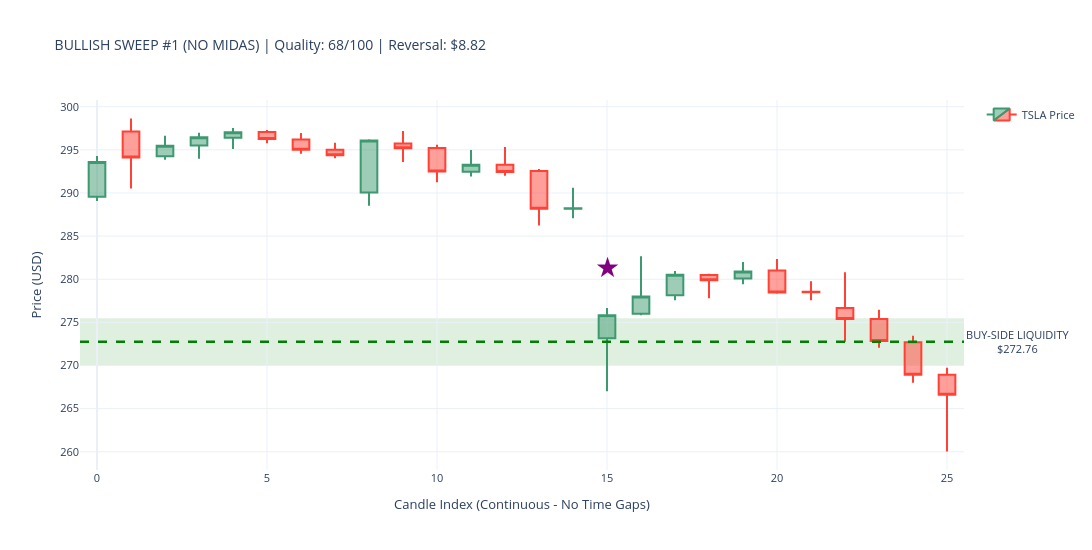
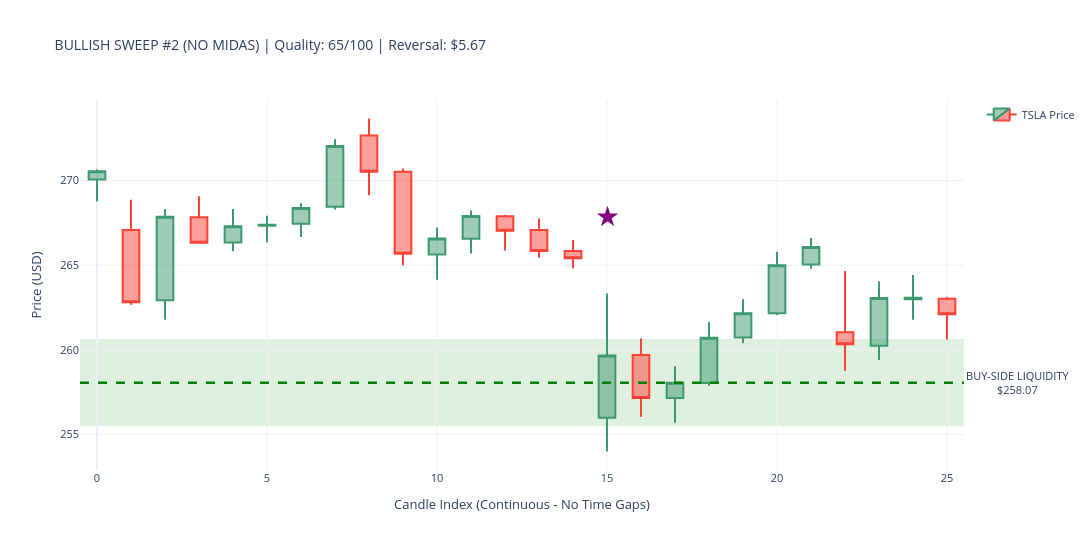
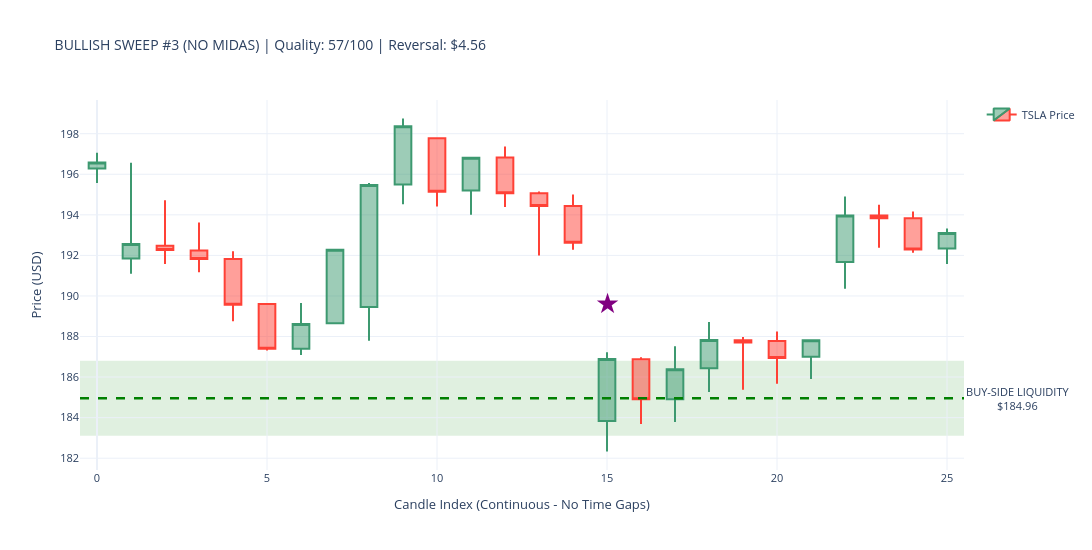
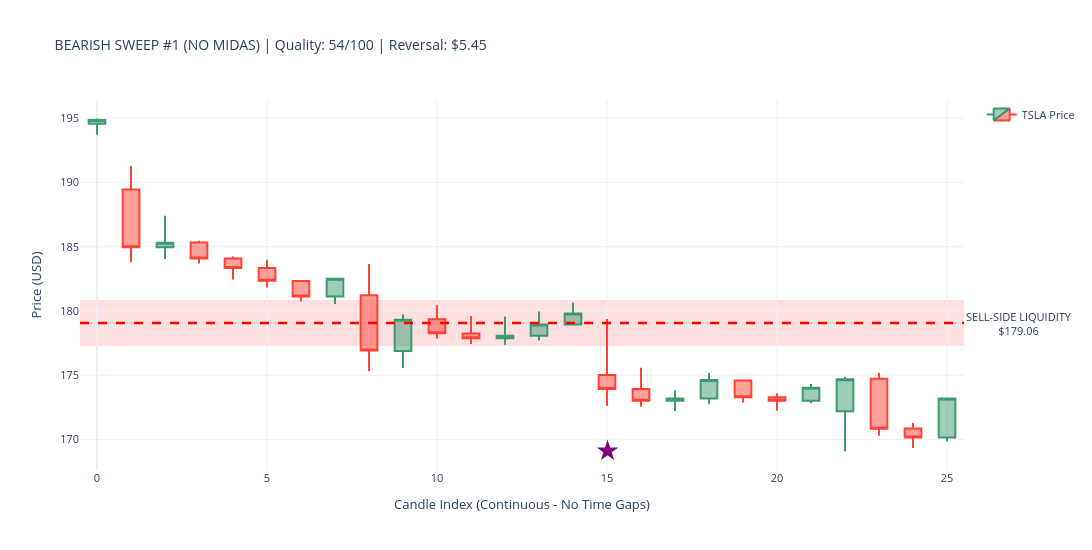

Notebook code cell kept with these figures, in order:
### Code cell
# ---------------------------------------------------------------------------
# SWEEP DETECTION CANDLESTICK VISUALIZATIONS WITH LIQUIDITY ZONES
# ---------------------------------------------------------------------------
# ---------------------------------------------------------------------------
# SAFETY CHECK - Ensure Part 8 has executed
# ---------------------------------------------------------------------------
required_vars = ['sweeps_hourly_no_midas', 'sweeps_hourly_with_midas', 'hourly_data']
missing_vars = [v for v in required_vars if v not in globals()]

if missing_vars:
    print(f"\n⚠ WARNING: Missing variables - {missing_vars}")
    print("Please execute Part 8 (Main Execution) cell first to generate sweeps and hourly_data.")
    print("Skipping visualization...")
else:
    print("\n✓ All required variables present. Proceeding with visualization...")

# Only run visualization if all variables are present
if not missing_vars:

    print("\n" + "=" * 70)
    print("VISUALIZING TOP SWEEPS - CANDLESTICK CHARTS WITH LIQUIDITY ZONES")
    print("=" * 70)

    import plotly.graph_objects as go

    # Use existing hourly_data from earlier analysis
    price_data = hourly_data.copy()
    print(f"\n✓ Analysing hourly data: {len(price_data)} candles")
    print(f"  Date range: {price_data['timestamp'].min().date()} to {price_data['timestamp'].max().date()}")

    # Debug: Check sweeps
    print(f"\nSweep data check:")
    print(f"  NO MIDAS: {len(sweeps_hourly_no_midas)} total sweeps")
    if len(sweeps_hourly_no_midas) > 0:
        print(f"    - Bullish: {(sweeps_hourly_no_midas['sweep_type']=='BULLISH').sum()}")
        print(f"    - Bearish: {(sweeps_hourly_no_midas['sweep_type']=='BEARISH').sum()}")
    
    print(f"  WITH MIDAS: {len(sweeps_hourly_with_midas)} total sweeps")
    if len(sweeps_hourly_with_midas) > 0:
        print(f"    - Bullish: {(sweeps_hourly_with_midas['sweep_type']=='BULLISH').sum()}")
        print(f"    - Bearish: {(sweeps_hourly_with_midas['sweep_type']=='BEARISH').sum()}")

    # Candlestick plotting function with liquidity zones
    def make_candlestick_chart_with_zones(price_df, sweep_timestamp, zone_level, sweep_type, chart_title):
        """
        Create candlestick chart with liquidity zone shading
        Uses arrow/marker notation for sweep detection point
        Plots candles continuously without time gaps
        """
        try:
            # Find closest candle to sweep time
            price_df_copy = price_df.copy()
            price_df_copy['ts_str'] = price_df_copy['timestamp'].astype(str).str[:10]
            sweep_ts_str = pd.to_datetime(sweep_timestamp).strftime('%Y-%m-%d')
        
            matching = price_df_copy[price_df_copy['ts_str'] == sweep_ts_str]
            if len(matching) == 0:
                return None
        
            sweep_idx = matching.index[0]
        
            # Get context: 15 before, 10 after
            # Convert index to position within price_df
            sweep_pos = price_df.index.get_loc(sweep_idx)
        
            # Get context: 15 before, 10 after
            start_pos = max(0, sweep_pos - 15)
            end_pos = min(len(price_df) - 1, sweep_pos + 10)
        
        
            subset = price_df.iloc[start_pos:end_pos+1].copy()
            
            # Create sequential index for continuous plotting (no time gaps)
            subset = subset.reset_index(drop=True)
            subset['candle_idx'] = range(len(subset))
            timestamp_labels = subset['timestamp'].dt.strftime('%Y-%m-%d %H:%M').values
        
            # Create figure with larger size using sequential x-axis
            fig = go.Figure(data=[go.Candlestick(
                x=subset['candle_idx'],
                open=subset['open'],
                high=subset['high'],
                low=subset['low'],
                close=subset['close'],
                name='TSLA Price',
                customdata=timestamp_labels,
                hovertemplate='<b>%{customdata}</b><br>Open: $%{open:.2f}<br>High: $%{high:.2f}<br>Low: $%{low:.2f}<br>Close: $%{close:.2f}<extra></extra>'
            )])
        
            # Add liquidity zone as shaded region
            if sweep_type == 'BULLISH':
                # Buy-side liquidity zone (support)
                fig.add_hrect(
                    y0=zone_level * 0.99,
                    y1=zone_level * 1.01,
                    fillcolor='green',
                    opacity=0.12,
                    layer='below',
                    line_width=0
                )
                zone_color = 'green'
                zone_label = 'BUY-SIDE LIQUIDITY'
            else:
                # Sell-side liquidity zone (resistance)
                fig.add_hrect(
                    y0=zone_level * 0.99,
                    y1=zone_level * 1.01,
                    fillcolor='red',
                    opacity=0.12,
                    layer='below',
                    line_width=0
                )
                zone_color = 'red'
                zone_label = 'SELL-SIDE LIQUIDITY'
        
            # Add zone level line with label
            fig.add_hline(
                y=zone_level,
                line_width=2.5,
                line_dash='dash',
                line_color=zone_color,
                annotation_text=f'{zone_label}<br>${zone_level:.2f}',
                annotation_position='right',
                annotation=dict(font_size=11, bgcolor='rgba(255,255,255,0.8)')
            )
        
            # Add sweep detection point with arrow marker
            sweep_subset_pos = sweep_pos - start_pos
            sweep_x = subset.iloc[sweep_subset_pos]['candle_idx']
            sweep_candle_high = subset.iloc[sweep_subset_pos]['high']
            sweep_candle_low = subset.iloc[sweep_subset_pos]['low']
        
            # Position arrow: buy-side above, sell-side below the candle
            candle_range = sweep_candle_high - sweep_candle_low
            if sweep_type == 'BULLISH':
                # Buy-side: star above the candle
                arrow_y = sweep_candle_high + candle_range * 0.5
                arrow_symbol = '★'
            else:
                # Sell-side: star below the candle
                arrow_y = sweep_candle_low - candle_range * 0.5
                arrow_symbol = '★'
        
            fig.add_annotation(
                x=sweep_x,
                y=arrow_y,
                text=arrow_symbol,
                showarrow=False,
                font=dict(size=28, color='purple'),
                xanchor='center'
            )
        
            fig.update_layout(
                title=dict(text=chart_title, font=dict(size=14)),
                yaxis_title='Price (USD)',
                xaxis_title='Candle Index (Continuous - No Time Gaps)',
                template='plotly_white',
                height=550,
                width=1150,
                hovermode='x unified',
                xaxis_rangeslider_visible=False,
                xaxis=dict(type='linear'),
                showlegend=True,
                font=dict(size=11),
                margin=dict(l=80, r=100, t=100, b=80)
            )
        
            return fig
        
        except Exception as e:
            print(f"      ✗ Error: {e}")
            return None

    # =========================================================================
    # PLOT NO MIDAS SWEEPS WITH LIQUIDITY ZONES
    # =========================================================================
    if len(sweeps_hourly_no_midas) > 0:
        print("\n" + "=" * 70)
        print("NO MIDAS SWEEPS WITH LIQUIDITY ZONES")
        print("=" * 70)
    
        # Get top 3 of each type
        bull_nm = sweeps_hourly_no_midas[sweeps_hourly_no_midas['sweep_type']=='BULLISH'].nlargest(3, 'sweep_quality_score')
        bear_nm = sweeps_hourly_no_midas[sweeps_hourly_no_midas['sweep_type']=='BEARISH'].nlargest(3, 'sweep_quality_score')
    
        print(f"\nBUYING SWEEPS - Targeting Buy-Side Liquidity ({len(bull_nm)}):")
        for i, (idx, row) in enumerate(bull_nm.iterrows(), 1):
            title = f"BULLISH SWEEP #{i} (NO MIDAS) | Quality: {row['sweep_quality_score']:.0f}/100 | Reversal: ${row['reversal_distance']:.2f}"
            print(f"  {i}. {row['timestamp']} - Buy-Side Zone: ${row['zone_level']:.2f}")
            fig = make_candlestick_chart_with_zones(price_data, row['timestamp'], row['zone_level'], 'BULLISH', title)
            if fig:
                fig.show()
            else:
                print(f"      → Could not create chart")
    
        print(f"\nSELLING SWEEPS - Targeting Sell-Side Liquidity ({len(bear_nm)}):")
        for i, (idx, row) in enumerate(bear_nm.iterrows(), 1):
            title = f"BEARISH SWEEP #{i} (NO MIDAS) | Quality: {row['sweep_quality_score']:.0f}/100 | Reversal: ${row['reversal_distance']:.2f}"
            print(f"  {i}. {row['timestamp']} - Sell-Side Zone: ${row['zone_level']:.2f}")
            fig = make_candlestick_chart_with_zones(price_data, row['timestamp'], row['zone_level'], 'BEARISH', title)
            if fig:
                fig.show()
            else:
                print(f"      → Could not create chart")
    else:
        print("\n✗ No sweeps in NO MIDAS dataset")

    # =========================================================================
    # PLOT WITH MIDAS SWEEPS WITH LIQUIDITY ZONES
    # =========================================================================
    if len(sweeps_hourly_with_midas) > 0:
        print("\n" + "=" * 70)
        print("WITH MIDAS SWEEPS WITH LIQUIDITY ZONES")
        print("=" * 70)
    
        # Get top 3 of each type
        bull_wm = sweeps_hourly_with_midas[sweeps_hourly_with_midas['sweep_type']=='BULLISH'].nlargest(3, 'sweep_quality_score')
        bear_wm = sweeps_hourly_with_midas[sweeps_hourly_with_midas['sweep_type']=='BEARISH'].nlargest(3, 'sweep_quality_score')
    
        print(f"\nBUYING SWEEPS - Targeting Buy-Side Liquidity ({len(bull_wm)}):")
        for i, (idx, row) in enumerate(bull_wm.iterrows(), 1):
            title = f"BULLISH SWEEP #{i} (WITH MIDAS) | Quality: {row['sweep_quality_score']:.0f}/100 | Reversal: ${row['reversal_distance']:.2f}"
            print(f"  {i}. {row['timestamp']} - Buy-Side Zone: ${row['zone_level']:.2f}")
            fig = make_candlestick_chart_with_zones(price_data, row['timestamp'], row['zone_level'], 'BULLISH', title)
            if fig:
                fig.show()
            else:
                print(f"      → Could not create chart")
    
        print(f"\nSELLING SWEEPS - Targeting Sell-Side Liquidity ({len(bear_wm)}):")
        for i, (idx, row) in enumerate(bear_wm.iterrows(), 1):
            title = f"BEARISH SWEEP #{i} (WITH MIDAS) | Quality: {row['sweep_quality_score']:.0f}/100 | Reversal: ${row['reversal_distance']:.2f}"
            print(f"  {i}. {row['timestamp']} - Sell-Side Zone: ${row['zone_level']:.2f}")
            fig = make_candlestick_chart_with_zones(price_data, row['timestamp'], row['zone_level'], 'BEARISH', title)
            if fig:
                fig.show()
            else:
                print(f"      → Could not create chart")
    else:
        print("\n✗ No sweeps in WITH MIDAS dataset")

    print("\n" + "=" * 70)
    print("✓ LIQUIDITY ZONE SWEEP VISUALIZATION COMPLETE")
    print("=" * 70)
    print("\nVISUAL LEGEND:")
    print("  🟢 GREEN SHADED ZONE: Buy-Side Liquidity (Support)")
    print("  🔴 RED SHADED ZONE: Sell-Side Liquidity (Resistance)")
    print("  ★ Star: Sweep Detection Point")
    print("  - - DASHED LINE: Liquidity Zone Level")

### Figure 1 — Plotly figure (JSON) as saved in the notebook; plotly's stock layout.template omitted (floating-point values rounded to 4 significant figures)
{"data": [{"close": [293.6, 294.1, 295.5, 296.5, 297.1, 296.2, 295.0, 294.4, 296.1, 295.2, 292.5, 293.3, 292.4, 288.2, 288.2, 275.8, 278.0, 280.5, 279.9, 280.9, 278.4, 278.5, 275.4, 272.8, 268.9, 266.6], "customdata": ["2021-01-25 15:30", "2021-01-26 09:30", "2021-01-26 10:30", "2021-01-26 11:30", "2021-01-26 12:30", "2021-01-26 13:30", "2021-01-26 14:30", "2021-01-26 15:30", "2021-01-27 09:30", "2021-01-27 10:30", "2021-01-27 11:30", "2021-01-27 12:30", "2021-01-27 13:30", "2021-01-27 14:30", "2021-01-27 15:30", "2021-01-28 09:30", "2021-01-28 10:30", "2021-01-28 11:30", "2021-01-28 12:30", "2021-01-28 13:30", "2021-01-28 14:30", "2021-01-28 15:30", "2021-01-29 09:30", "2021-01-29 10:30", "2021-01-29 11:30", "2021-01-29 12:30"], "high": [294.3, 298.6, 296.6, 297.0, 297.5, 297.3, 296.9, 295.8, 296.2, 297.2, 295.6, 295.0, 295.3, 292.8, 290.6, 276.7, 282.7, 280.9, 280.6, 282.0, 282.3, 279.8, 280.8, 276.5, 273.5, 269.7], "hovertemplate": "<b>%{customdata}</b><br>Open: $%{open:.2f}<br>High: $%{high:.2f}<br>Low: $%{low:.2f}<br>Close: $%{close:.2f}<extra></extra>", "low": [289.1, 290.5, 293.8, 294.0, 295.1, 295.8, 294.5, 294.0, 288.5, 293.6, 291.2, 291.9, 292.0, 286.2, 287.1, 267.0, 275.8, 277.6, 277.8, 279.4, 278.3, 277.6, 272.8, 272.1, 268.0, 260.0], "name": "TSLA Price", "open": [289.6, 297.1, 294.3, 295.5, 296.4, 297.1, 296.2, 295.0, 290.1, 295.7, 295.2, 292.5, 293.3, 292.5, 288.2, 273.2, 276.0, 278.1, 280.5, 280.1, 281.0, 278.5, 276.7, 275.4, 272.7, 268.9], "type": "candlestick", "x": [0, 1, 2, 3, 4, 5, 6, 7, 8, 9, 10, 11, 12, 13, 14, 15, 16, 17, 18, 19, 20, 21, 22, 23, 24, 25]}], "layout": {"annotations": [{"bgcolor": "rgba(255,255,255,0.8)", "font": {"size": 11}, "showarrow": false, "text": "BUY-SIDE LIQUIDITY<br>$272.76", "x": 1, "xanchor": "left", "xref": "x domain", "y": 272.8, "yanchor": "middle", "yref": "y"}, {"font": {"color": "purple", "size": 28}, "showarrow": false, "text": "★", "x": 15, "xanchor": "center", "y": 281.5}], "font": {"size": 11}, "height": 550, "hovermode": "x unified", "margin": {"b": 80, "l": 80, "r": 100, "t": 100}, "shapes": [{"fillcolor": "green", "layer": "below", "line": {"width": 0}, "opacity": 0.12, "type": "rect", "x0": 0, "x1": 1, "xref": "x domain", "y0": 270.0, "y1": 275.5, "yref": "y"}, {"line": {"color": "green", "dash": "dash", "width": 2.5}, "type": "line", "x0": 0, "x1": 1, "xref": "x domain", "y0": 272.8, "y1": 272.8, "yref": "y"}], "showlegend": true, "title": {"font": {"size": 14}, "text": "BULLISH SWEEP #1 (NO MIDAS) | Quality: 68/100 | Reversal: $8.82"}, "width": 1150, "xaxis": {"rangeslider": {"visible": false}, "title": {"text": "Candle Index (Continuous - No Time Gaps)"}, "type": "linear"}, "yaxis": {"title": {"text": "Price (USD)"}}}}

### Figure 2 — Plotly figure (JSON) as saved in the notebook; plotly's stock layout.template omitted (floating-point values rounded to 4 significant figures)
{"data": [{"close": [270.6, 262.8, 267.9, 266.3, 267.3, 267.4, 268.4, 272.0, 270.5, 265.7, 266.6, 267.9, 267.0, 265.8, 265.4, 259.7, 257.2, 258.1, 260.7, 262.2, 265.0, 266.1, 260.3, 263.1, 263.1, 262.1], "customdata": ["2021-02-11 15:30", "2021-02-12 09:30", "2021-02-12 10:30", "2021-02-12 11:30", "2021-02-12 12:30", "2021-02-12 13:30", "2021-02-12 14:30", "2021-02-12 15:30", "2021-02-16 09:30", "2021-02-16 10:30", "2021-02-16 11:30", "2021-02-16 12:30", "2021-02-16 13:30", "2021-02-16 14:30", "2021-02-16 15:30", "2021-02-17 09:30", "2021-02-17 10:30", "2021-02-17 11:30", "2021-02-17 12:30", "2021-02-17 13:30", "2021-02-17 14:30", "2021-02-17 15:30", "2021-02-18 09:30", "2021-02-18 10:30", "2021-02-18 11:30", "2021-02-18 12:30"], "high": [270.7, 268.9, 268.3, 269.1, 268.3, 267.9, 268.7, 272.4, 273.7, 270.7, 267.2, 268.2, 268.0, 267.8, 266.5, 263.3, 260.7, 259.0, 261.7, 263.0, 265.8, 266.6, 264.7, 264.1, 264.4, 263.1], "hovertemplate": "<b>%{customdata}</b><br>Open: $%{open:.2f}<br>High: $%{high:.2f}<br>Low: $%{low:.2f}<br>Close: $%{close:.2f}<extra></extra>", "low": [268.8, 262.7, 261.8, 266.3, 265.8, 266.3, 266.7, 268.3, 269.1, 265.0, 264.1, 265.7, 265.9, 265.4, 264.8, 254.0, 256.1, 255.7, 257.9, 260.4, 262.1, 264.8, 258.8, 259.4, 261.8, 260.6], "name": "TSLA Price", "open": [270.1, 267.1, 262.9, 267.8, 266.3, 267.3, 267.4, 268.5, 272.7, 270.5, 265.6, 266.6, 267.9, 267.1, 265.8, 256.0, 259.7, 257.2, 258.1, 260.7, 262.2, 265.0, 261.0, 260.2, 263.0, 263.0], "type": "candlestick", "x": [0, 1, 2, 3, 4, 5, 6, 7, 8, 9, 10, 11, 12, 13, 14, 15, 16, 17, 18, 19, 20, 21, 22, 23, 24, 25]}], "layout": {"annotations": [{"bgcolor": "rgba(255,255,255,0.8)", "font": {"size": 11}, "showarrow": false, "text": "BUY-SIDE LIQUIDITY<br>$258.07", "x": 1, "xanchor": "left", "xref": "x domain", "y": 258.1, "yanchor": "middle", "yref": "y"}, {"font": {"color": "purple", "size": 28}, "showarrow": false, "text": "★", "x": 15, "xanchor": "center", "y": 268.0}], "font": {"size": 11}, "height": 550, "hovermode": "x unified", "margin": {"b": 80, "l": 80, "r": 100, "t": 100}, "shapes": [{"fillcolor": "green", "layer": "below", "line": {"width": 0}, "opacity": 0.12, "type": "rect", "x0": 0, "x1": 1, "xref": "x domain", "y0": 255.5, "y1": 260.6, "yref": "y"}, {"line": {"color": "green", "dash": "dash", "width": 2.5}, "type": "line", "x0": 0, "x1": 1, "xref": "x domain", "y0": 258.1, "y1": 258.1, "yref": "y"}], "showlegend": true, "title": {"font": {"size": 14}, "text": "BULLISH SWEEP #2 (NO MIDAS) | Quality: 65/100 | Reversal: $5.67"}, "width": 1150, "xaxis": {"rangeslider": {"visible": false}, "title": {"text": "Candle Index (Continuous - No Time Gaps)"}, "type": "linear"}, "yaxis": {"title": {"text": "Price (USD)"}}}}

### Figure 3 — Plotly figure (JSON) as saved in the notebook; plotly's stock layout.template omitted (floating-point values rounded to 4 significant figures)
{"data": [{"close": [196.6, 192.6, 192.3, 191.8, 189.6, 187.4, 188.6, 192.3, 195.5, 198.4, 195.1, 196.8, 195.1, 194.4, 192.6, 186.9, 184.9, 186.4, 187.8, 187.7, 186.9, 187.8, 194.0, 193.8, 192.3, 193.1], "customdata": ["2021-05-14 15:30", "2021-05-17 09:30", "2021-05-17 10:30", "2021-05-17 11:30", "2021-05-17 12:30", "2021-05-17 13:30", "2021-05-17 14:30", "2021-05-17 15:30", "2021-05-18 09:30", "2021-05-18 10:30", "2021-05-18 11:30", "2021-05-18 12:30", "2021-05-18 13:30", "2021-05-18 14:30", "2021-05-18 15:30", "2021-05-19 09:30", "2021-05-19 10:30", "2021-05-19 11:30", "2021-05-19 12:30", "2021-05-19 13:30", "2021-05-19 14:30", "2021-05-19 15:30", "2021-05-20 09:30", "2021-05-20 10:30", "2021-05-20 11:30", "2021-05-20 12:30"], "high": [197.1, 196.6, 194.7, 193.6, 192.2, 189.7, 189.7, 192.3, 195.6, 198.8, 197.8, 196.9, 197.4, 195.2, 195.0, 187.2, 187.0, 187.5, 188.7, 188.0, 188.2, 187.9, 194.9, 194.5, 194.2, 193.3], "hovertemplate": "<b>%{customdata}</b><br>Open: $%{open:.2f}<br>High: $%{high:.2f}<br>Low: $%{low:.2f}<br>Close: $%{close:.2f}<extra></extra>", "low": [195.6, 191.1, 191.6, 191.2, 188.8, 187.3, 187.1, 188.7, 187.8, 194.5, 194.4, 194.0, 194.4, 192.0, 192.3, 182.3, 183.7, 183.8, 185.3, 185.4, 185.7, 185.9, 190.4, 192.4, 192.1, 191.6], "name": "TSLA Price", "open": [196.3, 191.8, 192.5, 192.2, 191.8, 189.6, 187.4, 188.7, 189.5, 195.5, 197.8, 195.2, 196.8, 195.1, 194.4, 183.8, 186.9, 184.9, 186.4, 187.8, 187.8, 187.0, 191.7, 194.0, 193.8, 192.3], "type": "candlestick", "x": [0, 1, 2, 3, 4, 5, 6, 7, 8, 9, 10, 11, 12, 13, 14, 15, 16, 17, 18, 19, 20, 21, 22, 23, 24, 25]}], "layout": {"annotations": [{"bgcolor": "rgba(255,255,255,0.8)", "font": {"size": 11}, "showarrow": false, "text": "BUY-SIDE LIQUIDITY<br>$184.96", "x": 1, "xanchor": "left", "xref": "x domain", "y": 185.0, "yanchor": "middle", "yref": "y"}, {"font": {"color": "purple", "size": 28}, "showarrow": false, "text": "★", "x": 15, "xanchor": "center", "y": 189.7}], "font": {"size": 11}, "height": 550, "hovermode": "x unified", "margin": {"b": 80, "l": 80, "r": 100, "t": 100}, "shapes": [{"fillcolor": "green", "layer": "below", "line": {"width": 0}, "opacity": 0.12, "type": "rect", "x0": 0, "x1": 1, "xref": "x domain", "y0": 183.1, "y1": 186.8, "yref": "y"}, {"line": {"color": "green", "dash": "dash", "width": 2.5}, "type": "line", "x0": 0, "x1": 1, "xref": "x domain", "y0": 185.0, "y1": 185.0, "yref": "y"}], "showlegend": true, "title": {"font": {"size": 14}, "text": "BULLISH SWEEP #3 (NO MIDAS) | Quality: 57/100 | Reversal: $4.56"}, "width": 1150, "xaxis": {"rangeslider": {"visible": false}, "title": {"text": "Candle Index (Continuous - No Time Gaps)"}, "type": "linear"}, "yaxis": {"title": {"text": "Price (USD)"}}}}

### Figure 4 — Plotly figure (JSON) as saved in the notebook; plotly's stock layout.template omitted (floating-point values rounded to 4 significant figures)
{"data": [{"close": [194.8, 185.0, 185.3, 184.1, 183.3, 182.3, 181.1, 182.5, 176.9, 179.3, 178.3, 177.9, 178.1, 178.9, 179.8, 173.9, 173.0, 173.2, 174.6, 173.3, 173.0, 174.0, 174.7, 170.8, 170.2, 173.2], "customdata": ["2022-12-02 15:30", "2022-12-05 09:30", "2022-12-05 10:30", "2022-12-05 11:30", "2022-12-05 12:30", "2022-12-05 13:30", "2022-12-05 14:30", "2022-12-05 15:30", "2022-12-06 09:30", "2022-12-06 10:30", "2022-12-06 11:30", "2022-12-06 12:30", "2022-12-06 13:30", "2022-12-06 14:30", "2022-12-06 15:30", "2022-12-07 09:30", "2022-12-07 10:30", "2022-12-07 11:30", "2022-12-07 12:30", "2022-12-07 13:30", "2022-12-07 14:30", "2022-12-07 15:30", "2022-12-08 09:30", "2022-12-08 10:30", "2022-12-08 11:30", "2022-12-08 12:30"], "high": [195.0, 191.3, 187.4, 185.5, 184.2, 184.0, 182.3, 182.6, 183.7, 179.8, 180.4, 179.6, 179.6, 180.0, 180.6, 179.4, 175.6, 173.8, 175.2, 174.6, 173.6, 174.3, 174.9, 175.2, 171.3, 173.2], "hovertemplate": "<b>%{customdata}</b><br>Open: $%{open:.2f}<br>High: $%{high:.2f}<br>Low: $%{low:.2f}<br>Close: $%{close:.2f}<extra></extra>", "low": [193.7, 183.8, 184.0, 183.7, 182.4, 181.8, 180.8, 180.6, 175.3, 175.6, 177.9, 177.4, 177.4, 177.7, 178.9, 172.6, 172.6, 172.2, 172.8, 172.9, 172.2, 172.8, 169.1, 170.3, 169.3, 169.8], "name": "TSLA Price", "open": [194.6, 189.4, 185.0, 185.3, 184.1, 183.3, 182.3, 181.1, 181.2, 176.9, 179.3, 178.2, 177.9, 178.1, 178.9, 175.0, 173.9, 173.0, 173.2, 174.6, 173.3, 173.0, 172.2, 174.7, 170.9, 170.2], "type": "candlestick", "x": [0, 1, 2, 3, 4, 5, 6, 7, 8, 9, 10, 11, 12, 13, 14, 15, 16, 17, 18, 19, 20, 21, 22, 23, 24, 25]}], "layout": {"annotations": [{"bgcolor": "rgba(255,255,255,0.8)", "font": {"size": 11}, "showarrow": false, "text": "SELL-SIDE LIQUIDITY<br>$179.06", "x": 1, "xanchor": "left", "xref": "x domain", "y": 179.1, "yanchor": "middle", "yref": "y"}, {"font": {"color": "purple", "size": 28}, "showarrow": false, "text": "★", "x": 15, "xanchor": "center", "y": 169.3}], "font": {"size": 11}, "height": 550, "hovermode": "x unified", "margin": {"b": 80, "l": 80, "r": 100, "t": 100}, "shapes": [{"fillcolor": "red", "layer": "below", "line": {"width": 0}, "opacity": 0.12, "type": "rect", "x0": 0, "x1": 1, "xref": "x domain", "y0": 177.3, "y1": 180.9, "yref": "y"}, {"line": {"color": "red", "dash": "dash", "width": 2.5}, "type": "line", "x0": 0, "x1": 1, "xref": "x domain", "y0": 179.1, "y1": 179.1, "yref": "y"}], "showlegend": true, "title": {"font": {"size": 14}, "text": "BEARISH SWEEP #1 (NO MIDAS) | Quality: 54/100 | Reversal: $5.45"}, "width": 1150, "xaxis": {"rangeslider": {"visible": false}, "title": {"text": "Candle Index (Continuous - No Time Gaps)"}, "type": "linear"}, "yaxis": {"title": {"text": "Price (USD)"}}}}
